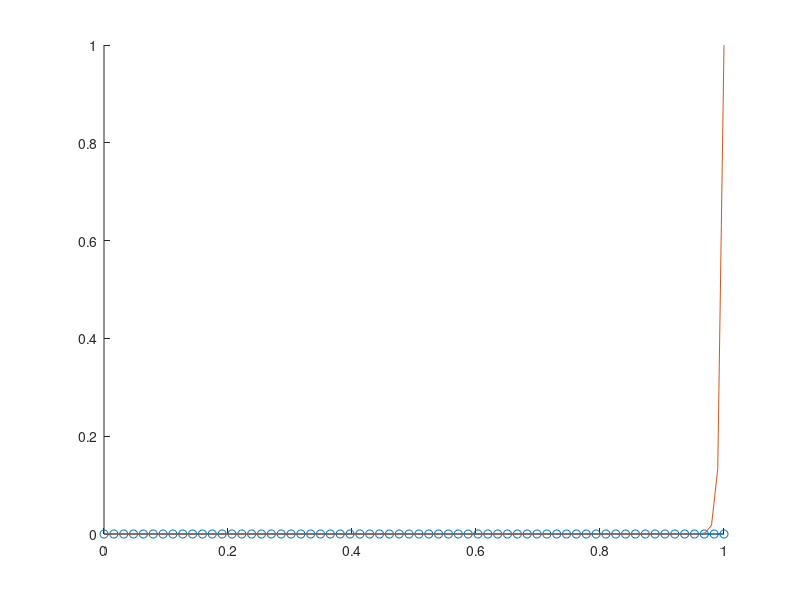

MATLAB code to generate this figure: (Note: this script raises an error after producing the figure.)
% 1D code utilizing WENO reconstruction for FV scheme
% A boundary value problem
% Finite volume method cannot solve pure Neumann problem prescribing total flux
% Solving a sample steady advection-diffusion problem.
% A pure dirichlet problem prescribing dirichlet boundary conditions at both sides

clc; clear

% Define cell number
N = 64;

% Define vertex number
M = N + 1;

% Define right hand side

x = linspace(0,1,M);

h = 1/N;

cell = linspace(0,1,N);

sol = zeros(size(cell));

%f = 4*(x(2:end).^3 - x(1:end-1).^3);

% Define convection and diffusion coefficients
% A convection dominated convection-diffusion problem
a = 200; k = 1;

% A WENO (3,2) reconstruction
% Define reconstruction stencls

stencil32 = [[-1,1]; [-1,0]; [0,1]];
linWgt32  = [3,1,1];

% Degenerate multilevel WENO (3,2) - (2,1) reconstruction at boundary
stencil32L = [[0,1];[0,0]];
linWgt32L  = [2,1];

stencil32R = [[-1,0];[0,0]];
linWgt32R  = [2,1];

% Define exact solution
Pe = a/k;
fexact = @(x) 1/(exp(Pe)-1) * (exp(Pe.*x) - 1);





% Plot
figure
hold on
plot(cell,sol,'-o')
plot(linspace(0,1,100),fexact(linspace(0,1,100)),'-')
[t,s] = title(['The Peclet number is ',num2str(Pe), ' ,h^{-1} is ',num2str(N)]);
s.FontAngle = 'italic';
legend({'FV solution','Exact solution'},'Location','northwest');
hold off
